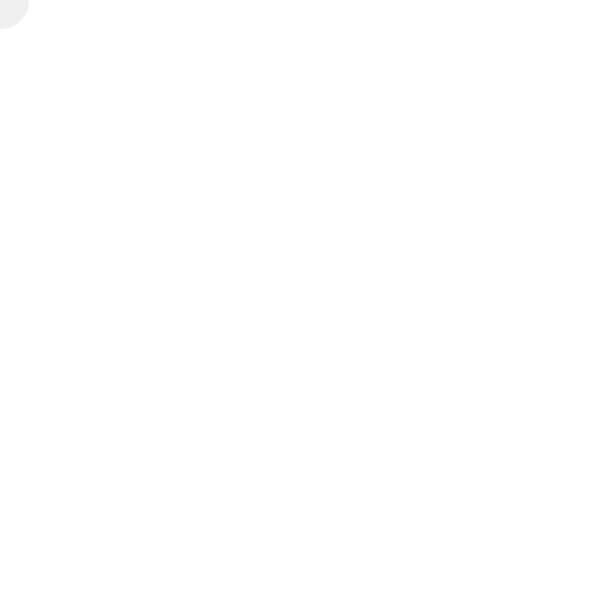
Frame 1 (no input)
Frame 60 (the mouse pressed at the canvas centre just before this capture): identical to frame 1, image omitted
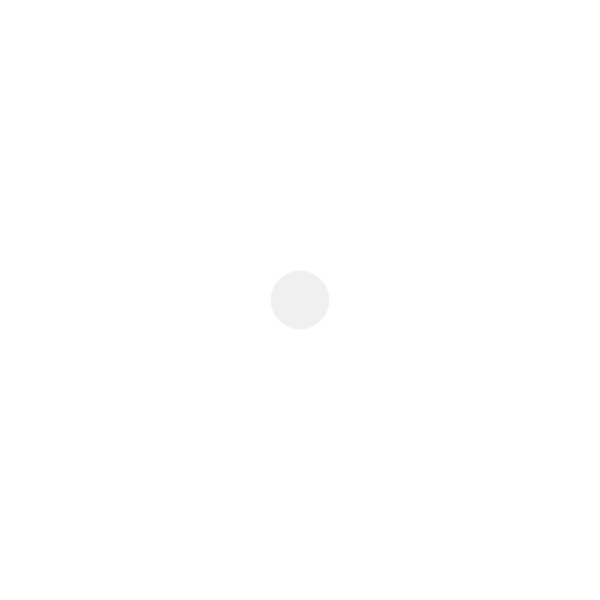
Frame 120 (the mouse held since frame 60 and released just before this capture)

The Processing sketch that drew these frames (run headless with seeded random() and noise(); from frame 60 on, the mouse is pressed at the canvas centre):

// Processing sketch: processing_139277
// ── processing_139277.pde


int numPoints = 5000;
int num = 60;

int[] x;
int[] y;

float mx[] = new float[num];
float my[] = new float[num];

int index = 0;

void setup() {

  size(600, 600);
  x = new int[numPoints];
  y = new int[numPoints];
}

void draw() {

  background(255);
  noStroke();
  fill(255);

  if ( mousePressed ) {
    x[index] = mouseX;
    y[index] = mouseY;
    index = index + 1;
    if ( index >= numPoints ) {
      index = 0;
    }
  }

  if ( keyPressed ) {
    float r = random(0, 200);
    float g = random(0, 150);
    float b = random(50, 200);
    fill (r, g, b);
   
  } else {
    fill (240, 150);
  }

  int which = frameCount % num;
  mx[which] = mouseX;
  my[which] = mouseY;

  for (int i = 0; i < num; i++) {
    // which+1 is the smallest (the oldest in the array)
    int index = (which+1 + i) % num;
    ellipse(mx[index], my[index], i, i);
  }
}
